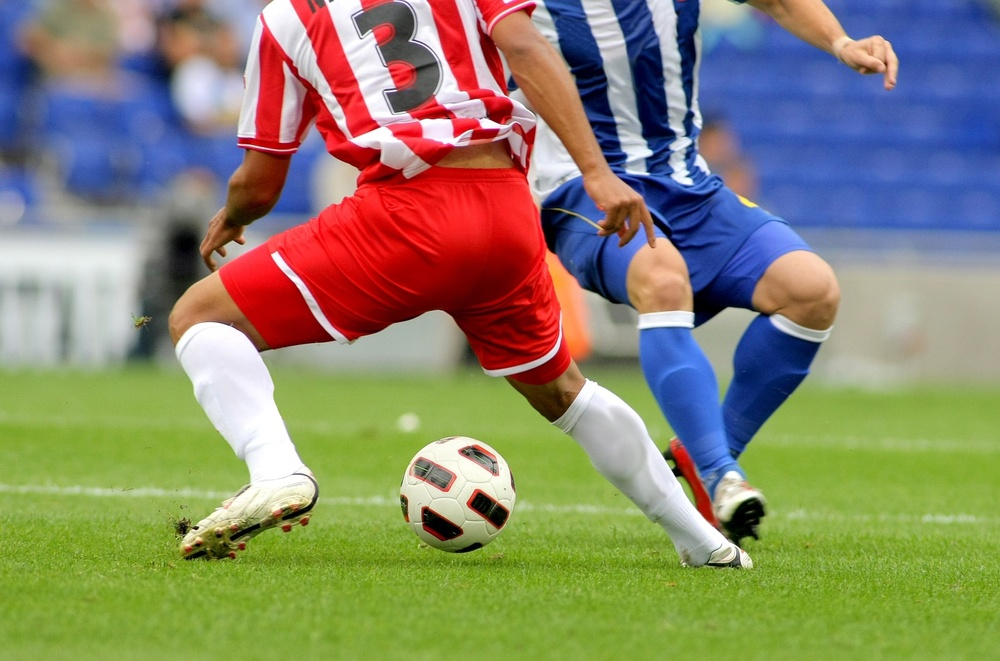
#> input picture ch03/images/soccer.jpg, 1000 x 661 px, shrunk from 1434 x 948 before the run
$ jupyter execute ch03_Image_processin.ipynb   (shell and % lines are left out)
#> lines starting #> are read from the running program, lines starting #| are printed output that depends on the picture; after the words box and inside, x2 and y2 are one past the last pixel; in counts of white or black regions, pixels touching at a corner belong together
# Ch03 Image Processing
**목차**
1. [Binarization](#binarization)

## Binarization

**이진화**
임계값 T를 기준으로 임계값보다 큰 화소는 1로 작은 화소는 0인 이진 영상으로 바꾸는 처리

  $$ b(j,i) = \begin{cases} 1,f(j,i) \geq T \\ 0,f(j,i) < T \end{cases} $$

임계값 T를 잡기 위한 가장 간단한 방법은 Histogram기반으로 잡는 것입니다.
간단히 Opencv를 통해 이미지를 불러고 Histogram을 확인한 후  Otsu 알고리즘을 통해 이진화를 해보겠습니다.

[cell 1]
## 히스토그램 시각화
import cv2 as cv
import matplotlib.pyplot as plt

img = cv.imread("images/soccer.jpg")
#> img is the input picture: shape (661, 1000, 3); mean B, G, R 107.3, 133.3, 136.8
# calcHist의 인수 : 이미지, 채널, 마스크 : 히스토그램을 구할 영역지정, 히스토그램 크기, 범위
h =cv.calcHist([img],[2],None,[256],[0,256]) # 2번 채널인 Red값에 대한 Histogram시각화
#> h = 256 values, max 9233 at index 255, min 583 at index 15, mean 2582
plt.plot(h,color='r', linewidth=1)
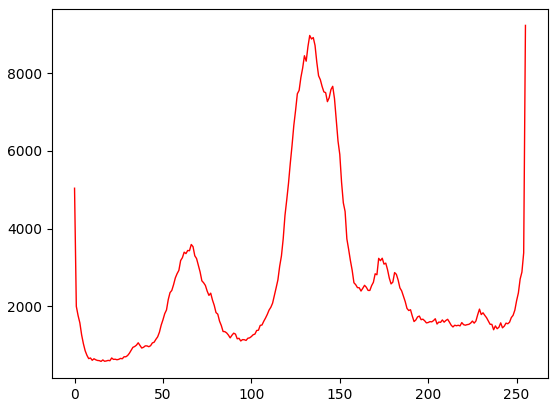
#> figure drawn by matplotlib, 1 panel; curve peaks at x = 255, y = 9233

간단히 T를 선정할 때는 히스토그램에서 계곡(많은 픽셀값이 존재하다 작아지는 부분)을 기준으로 나눈다.   그러나 본 영상에서는 계곡이 3개이고 작은 계곡들이 많이 존재하여 이를 단순히 나누기는 조금 어려움이 있습니다. 따라서 우리는 Otus알고리즘을 통해 이진화를 진행해 보겠습니다.

**Otsu 알고리즘**
Otsu 알고리즘은 아래의 식을 최적화하는 T를 찾는 방식으로 이진화를 진행하였습니다.
$$ \hat{t} = argmin\;J(t)\;t\in {0,1,2,3...,L-1} $$

여기서 목적함수인 J(t)는 특정 임계값 t로 이진화 하였을 때 0인화소와 1이되는 화소의 가중치 합을 의미합니다. 여기서 가중치는 각 화소의 갯수를 의미하고수식적으로 보면 다음과 같습니다.

$$ J(t) = n_{0}(t)v_{0} + n_{1}(t)v_{1}(t) $$

n은 각각 화소의 갯수 v는 각각 화소의 분산입니다.

다음으로 opencv를 통핸 otsu 알고리즘을 활용하여 이진화를 해보겠습니다.

[cell 2]
import cv2 as cv
import sys
import matplotlib.pyplot as plt


img = cv.imread('images/soccer.jpg')
t,bin_img = cv.threshold(img[:,:,2],0,255,cv.THRESH_BINARY+cv.THRESH_OTSU)
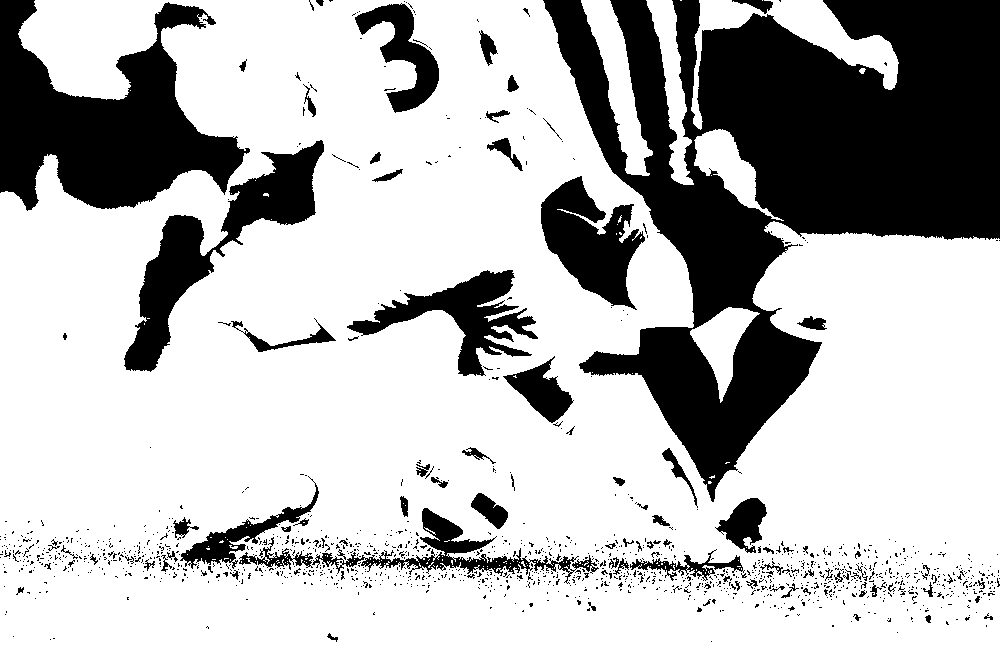
#> bin_img: shape (661, 1000); 72.8% white; 1364 black regions (1266 under 20 px), largest, box (x1, y1, x2, y2) and area: (543, 0, 1000, 502) 101762, (0, 0, 250, 211) 27195, (124, 140, 324, 372) 11569
#> t = 113
print("오츄 알고리즘이 찾은 최적 임계값=",t)
#| 오츄 알고리즘이 찾은 최적 임계값= 113.0

fig,ax =plt.subplots(1,2,figsize=(10, 5))
ax[0].imshow(img[:,:,2],cmap='gray')
ax[0].set_title('Red channel')
ax[1].imshow(bin_img,cmap='gray')
ax[1].set_title('Binary image')

plt.show()
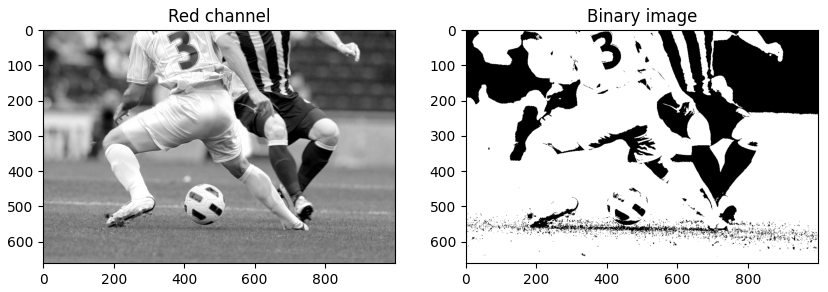
#> figure drawn by matplotlib, 2 panels

$ run again, with ch03/images/mistyroad.jpg copied over ch03/images/soccer.jpg
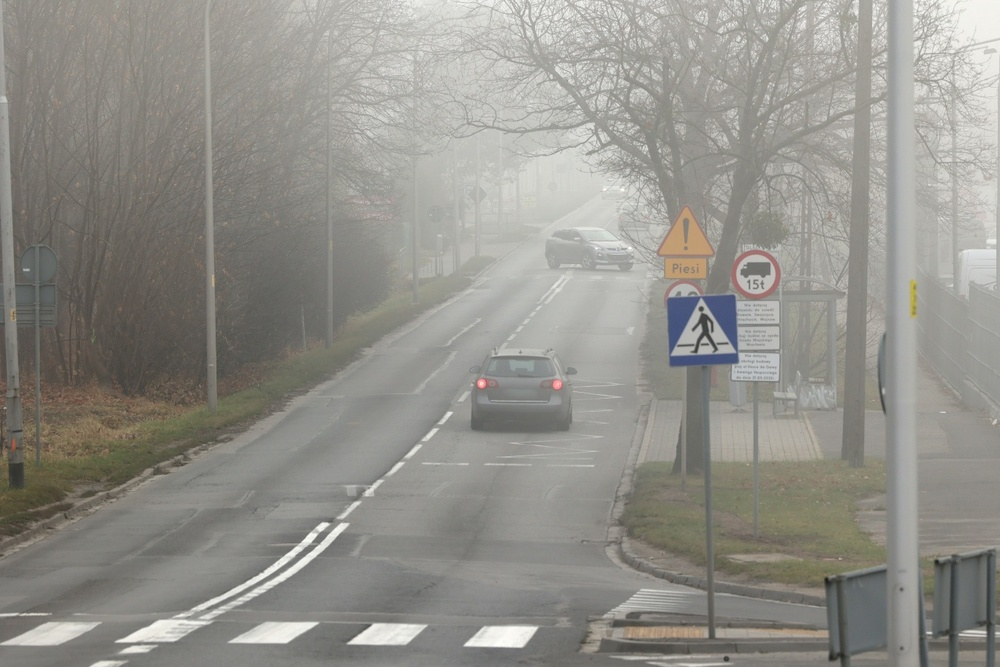
#> input picture ch03/images/mistyroad.jpg, 1000 x 667 px, shrunk from 1368 x 912 before the run
#> img is the input picture: shape (667, 1000, 3); mean B, G, R 138.7, 145, 146.5
#> h = 256 values, max 9430 at index 150, min 0 at index 0, mean 2605.5
#> `t,bin_img = cv.threshold(img[:,:,2],0,255,cv.THRESH_BINARY+cv.THRESH_O..`:
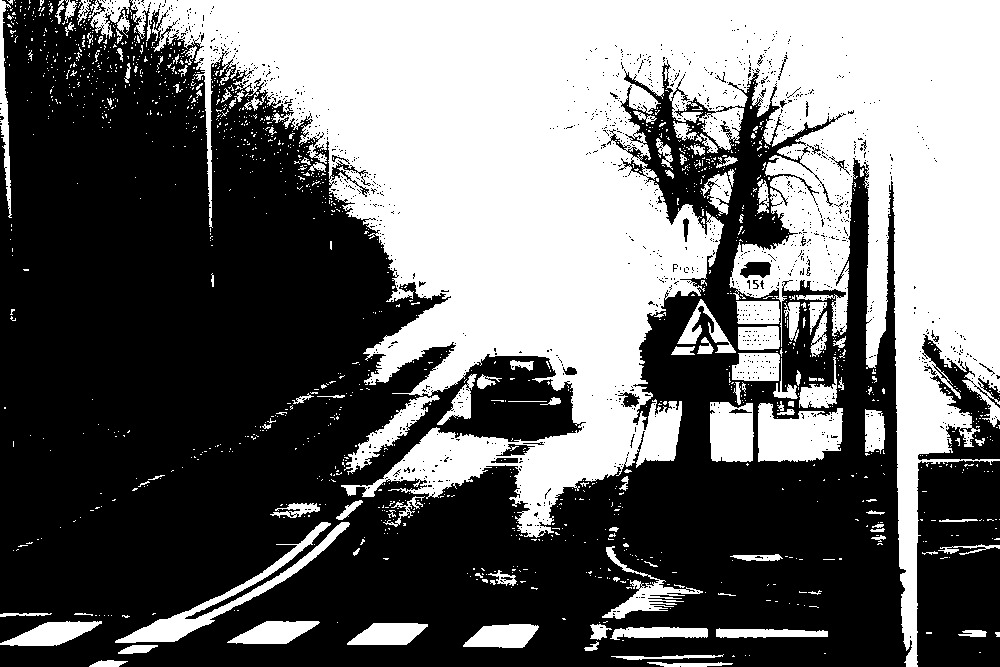
#> bin_img: shape (667, 1000); 42.5% white; 1448 white regions (1327 under 20 px), largest, box (x1, y1, x2, y2) and area: (130, 0, 1000, 667) 240643, (115, 522, 350, 643) 3881, (758, 403, 843, 462) 3794
#> t = 150
#| 오츄 알고리즘이 찾은 최적 임계값= 150.0
#> `plt.show()`:
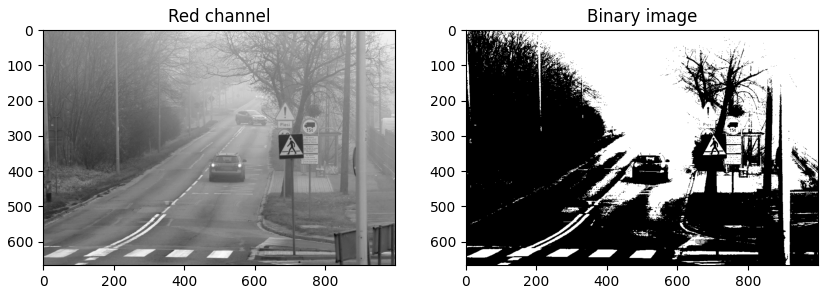
#> figure drawn by matplotlib, 2 panels

$ run again, with ch03/images/rose.png saved as ch03/images/soccer.jpg
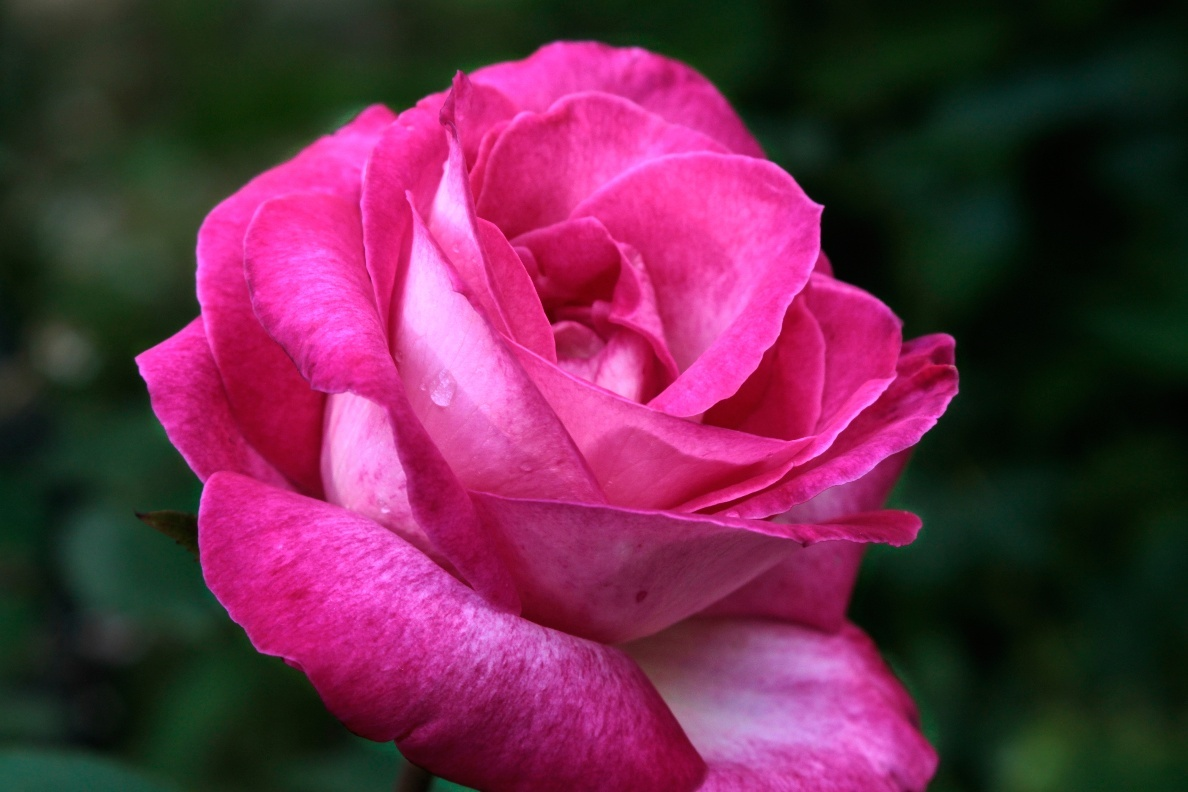
#> input picture ch03/images/rose.png, 1188 x 792 px
#> img is the input picture: shape (792, 1188, 3); mean B, G, R 74.2, 43.7, 103.7
#> h = 256 values, max 34632 at index 255, min 385 at index 74, mean 3675.4
#> `t,bin_img = cv.threshold(img[:,:,2],0,255,cv.THRESH_BINARY+cv.THRESH_O..`:
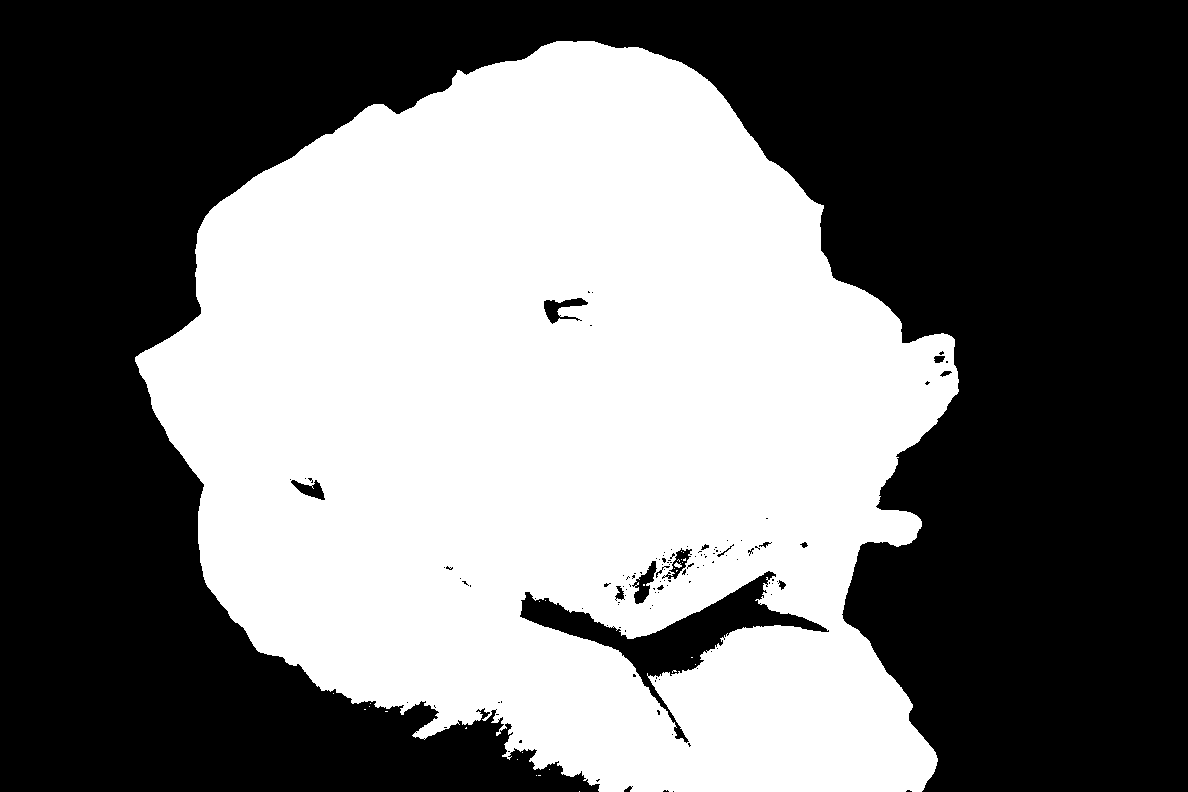
#> bin_img: shape (792, 1188); 45.2% white; 28 white regions (26 under 20 px), largest, box (x1, y1, x2, y2) and area: (135, 41, 959, 792) 425464, (674, 562, 682, 568) 28
#> t = 112
#| 오츄 알고리즘이 찾은 최적 임계값= 112.0
#> `plt.show()`:
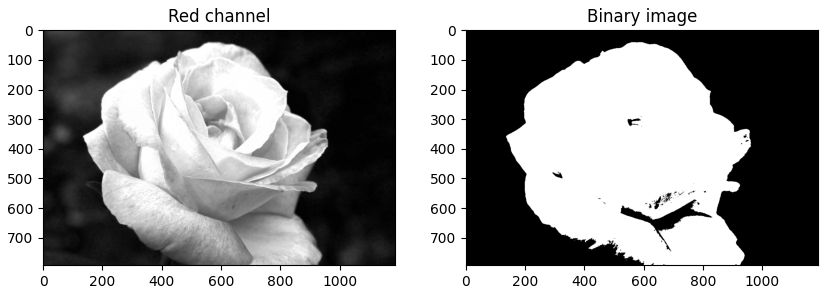
#> figure drawn by matplotlib, 2 panels
